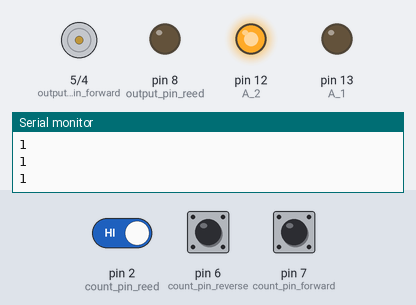
A sketch run on a simulated Arduino Uno, built with avr-gcc and run on an emulated ATmega328P. On the bench: motor-driver pin pairs drawn as motors (green arrow = first pin HIGH = forward, orange = second pin HIGH = backward, longer = more drive, scaled by the enable pin), output pins drawn as LEDs (lit = HIGH), the last lines printed to the serial monitor. Inputs (shaded band) come from the test bench; at power-on: pin 2 (count_pin_reed) HIGH, pin 6 (count_pin_reverse) HIGH, pin 7 (count_pin_forward) HIGH. At 3.9 s the program stops and its outputs stay as they are.

Above: at 1.2 s.
1.3 s: pin 2 (count_pin_reed) driven LOW
At 2.5 s:
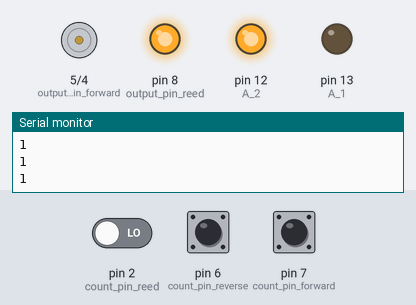
2.8 s: pin 6 (count_pin_reverse) pulled LOW for 1 s
At 3.6 s:
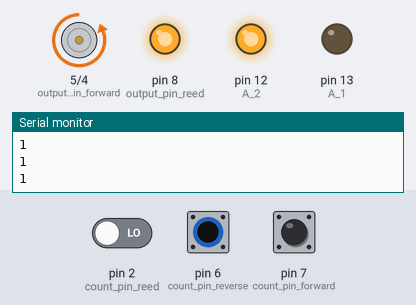
At 4.5 s:
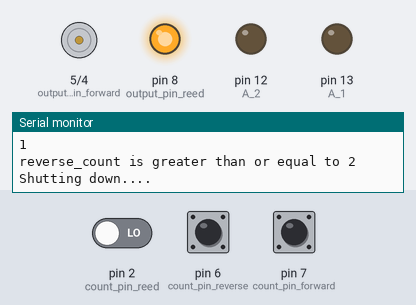
Timing chart, 0 to 5.4 s (numbered marks = the images above; inputs shaded):
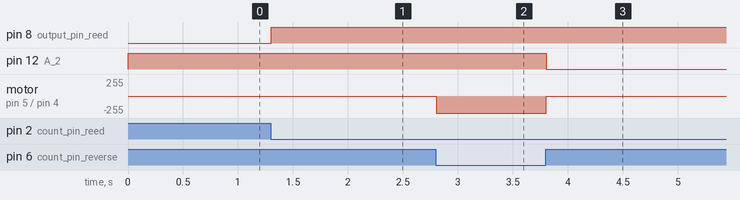

Measured:
- after the input at 1.3 s, pin 8 (output_pin_reed): LOW → HIGH at once
- after the input at 2.8 s, pin 12 (A_2): HIGH → LOW after 1.0 s; motor on pin 5 (output_pin_forward) / pin 4 (output_pin_reverse): stopped → backward 255/255 at once, → stopped 1.0 s later

The sketch:

CumulativeMotorCircuitArduinoCode.ino
```cpp
/*
 * Motor Test Code with SRT switches, and reed switch in the forward direction
 *
 * //WARNING: Don't use this code with the SRT Motor! The limit switch condition is incorrect and will break the switch on the SRT!
 * Just being kept for testing the limit switch seperately and for record keeping
 *
 * Author: Jonathan Hasan
 * Date: 6/24/2021
 *
 * Updated : 6/28/2021 Time: 11:45 AM
 *
 * Updated: 9/16/2021 Time: 3:13 PM
 *
 * Purpose:
 *
 * Create a script that will allow for the running of the motor with arduino, pololu chip
 * tsiny motor, the two limit switches on the SRT and the reed switch
 *
 *
 * Instructions:
 *
 *Construct the circuit, install the limit switches, setup the motor and dc supply and then run the code.
 */

//initialize pins and variables for reed switch

int count_pin_reed = 2;
int output_pin_reed = 8;
int reed_count = 0;
int last_state = 0;

//initialize pins for motor

int A_1 = 13;       //These pins out put forward, reverse and the
int A_2 = 12;        //pulse width to the Pololu chip.
int A_PWM = 11;


// initialize pins and variables  for forward and reverse switch
int count_pin_forward = 7;
int count_pin_reverse = 6;

int output_pin_forward = 5;
int output_pin_reverse = 4;

int forward_count = 0;
int reverse_count = 0;


int last_state_forward = 0;
int last_state_reverse = 0;

int val = 255;


void setup() {
  // put your setup code here, to run once:

  Serial.begin(9600);         //Begin Serial connection.

// Setup for Reed Switch

  // 5V as long as circuit is open, 0V when circuit complete
  pinMode(count_pin_reed, INPUT_PULLUP);

  //output is shown on this pin
  pinMode(output_pin_reed, OUTPUT);

// End setup for Reed Switch

  // Setup for Motor
  pinMode(A_1, OUTPUT);       //Initialize output pins.
  pinMode(A_2, OUTPUT);
  pinMode(A_PWM, OUTPUT);

  digitalWrite(A_1, LOW);     //Write output pins low so the
  digitalWrite(A_2, LOW);     //motors are off when the
  analogWrite(A_PWM, LOW);   //Arduino is turned on.

  //End Setup for Motor


// Setup for limit switches
  pinMode(count_pin_forward, INPUT_PULLUP);
  pinMode(count_pin_reverse, INPUT_PULLUP);

  pinMode(output_pin_forward, OUTPUT);
  pinMode(output_pin_reverse, OUTPUT);

 // End setup for Limit Switches

 Serial.println("Motor starting....");

}

void loop() {

// Motor Running.


//if forward or reverse count greater than >= 2, stop the motor.
  if(forward_count >= 2  || reverse_count >= 2){
    digitalWrite(A_1, LOW);
    digitalWrite(A_2, LOW);
    digitalWrite(A_PWM, LOW);

    //if count for either forward or reverse exceeds 2, end the serial stream.
    if(forward_count >=2){
      Serial.println("forward_count is greater than or equal to 2");
    }
    else{
      Serial.println("reverse_count is greater than or equal to 2");
    }
    Serial.println("Shutting down....");
    Serial.end();
  }

  //if reed switch count greater than 500000, stop the motor.
  else if(reed_count >= 300){
    digitalWrite(A_1, LOW);
    digitalWrite(A_2, LOW);
    digitalWrite(A_PWM, LOW);

    Serial.println("Max reed count reached");
    Serial.println("Shutting down......");

    Serial.end();
  }

// else Start motor in forward direction with 50% duty cycle
  else{
    digitalWrite(A_1, LOW);
    digitalWrite(A_2, HIGH);
    digitalWrite(A_PWM, round(val/2));
   }

// Limit Switch counter

  //read the pin for switches
  int forwardSensorVal = digitalRead(count_pin_forward);
  int reverseSensorVal = digitalRead(count_pin_reverse);


  //check if the state of pins 4, 5 is equal to the sensor value state.
  //If it is, don't increment count. If not, change value and increase by 1.
  if(last_state_forward != forwardSensorVal){
    if (forwardSensorVal == HIGH) {
      digitalWrite(output_pin_forward, LOW);
      forward_count += 1;
  }  else {
      digitalWrite(output_pin_forward, HIGH);
    }
  }

  if(last_state_reverse != reverseSensorVal){
    if (reverseSensorVal == HIGH) {
      digitalWrite(output_pin_reverse, LOW);
      reverse_count += 1;
  }  else {
      digitalWrite(output_pin_reverse, HIGH);
    }
  }


  //change state to recent state and print count
  last_state_forward = forwardSensorVal;
  last_state_reverse = reverseSensorVal;

   // end limit switch counter


  // Reed Switch counter

 //read the sensor pin (pin that connects wire to switch)

  int reedSensorVal = digitalRead(count_pin_reed);

  //print value of sensor
  //Serial.println(reedSensorVal);


  //check if the state is equal to the sensor value state.
  //If it is, don't increment count. If not, change value and increase by 1.
  if (last_state != reedSensorVal) {
    if (reedSensorVal == HIGH) {
      digitalWrite(output_pin_reed, LOW);
      reed_count += 1;
    }  else {
      digitalWrite(output_pin_reed, HIGH);
    }
  }

  //change state to recent state and print count
  last_state = reedSensorVal;
  Serial.println(reed_count);

// End Reed Switch Counter


}
```
